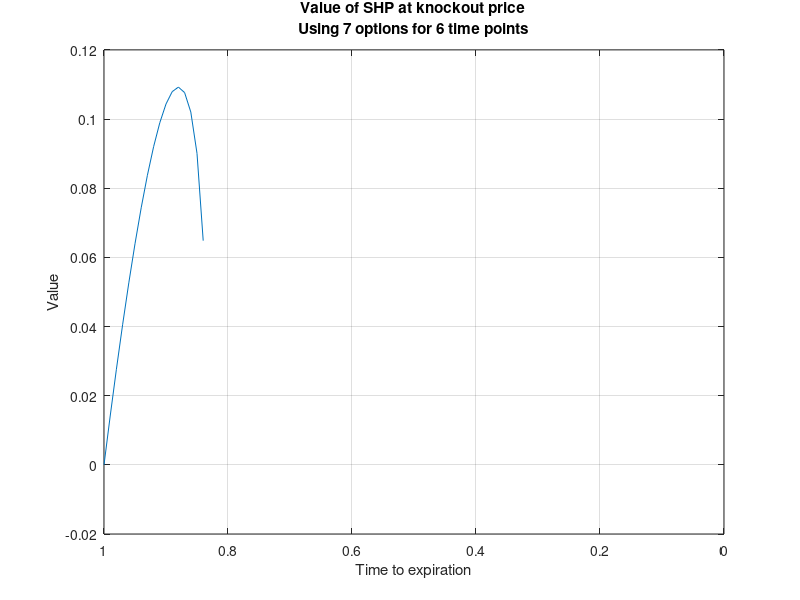

Write the MATLAB code that produced this figure.
clear all;clc; %CX+Bh=0 thus h=inv(B)*(-CX)
S=120; %knock out price for call option
X=100; %exercise price
r=log(1.1); %convert annual compounding to continuous compounding
q=log(1.05); %convert annual compounding to continuous compounding
vol=0.25; %annualized volatility
N=6; %number of points chosen to ensure boundary condition is satisfied
for i=1:N
CX(i,1)=blsprice(S,X,r,((N+1-i)/N),vol,q);%calculate option premiums with exercise price X
CB(i,1)=blsprice(S,S,r,((N+1-i)/N),vol,q);%calculate option premiums with boundary exercise price
end
for i=1:N            %choose N time points,using N+1 options,construct B from CB
for j=1:N+1-i
    B(i,j)=CB(i+j-1); %B is a diagonal matrix,thus invertible
end
end
h=inv(B)*(-CX);
    t=0:0.01:1;
    value=blsprice(120,100,r,t,vol,q);
    for i=1:N
    value=value+h(i)*blsprice(120,120,r,max(t+(1-i)/N,0),vol,q);
    end
plot(t,value)
set(gca,'XDir','rev')
xlabel('Time to expiration');
ylabel('Value')
tit(1)={'Value of SHP at knockout price'}
tit(2)={'Using 7 options for 6 time points'}
title(tit)
grid on